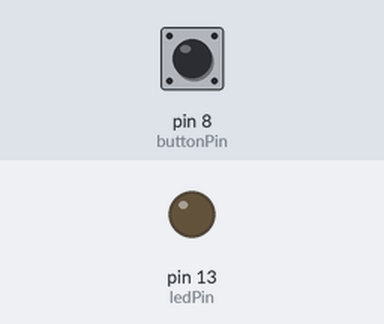
Simulated run of this sketch. Board: Arduino Nano, built with avr-gcc and run on an emulated ATmega328P. On the bench: output pins drawn as LEDs (lit = HIGH). The test bench sets the inputs (shaded band); at power-on: pin 8 (buttonPin) LOW.

Above: at 1.2 s.
1.3 s: pin 8 (buttonPin) pulled HIGH for 0.15 s
At 1.37 s:
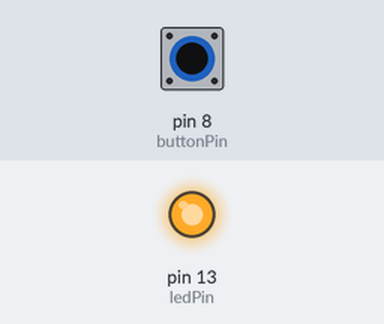
2.9 s: pin 8 (buttonPin) pulled HIGH for 3.2 s
At 7.4 s:
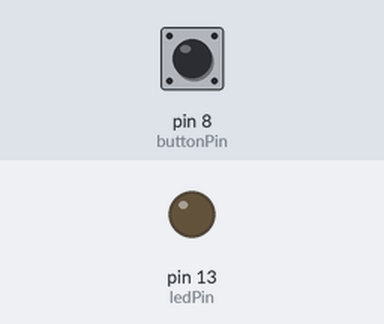
Timing chart, 0 to 8.9 s (numbered marks = the images above; inputs shaded):
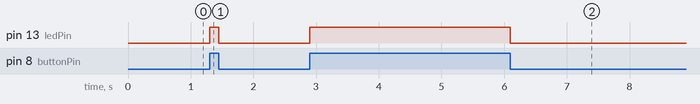

Measured:
- after the input at 1.3 s, pin 13 (ledPin): LOW → HIGH at once, → LOW 0.15 s later
- after the input at 2.9 s, pin 13 (ledPin): LOW → HIGH at once, → LOW 3.2 s later

The sketch:

Button.ino
```cpp
int ledPin = 13;
int buttonPin = 8;


void setup()
{
	pinMode(ledPin, OUTPUT);
	pinMode(buttonPin, INPUT);
}
void loop()
{
	digitalWrite(ledPin, digitalRead(buttonPin));
}
```
